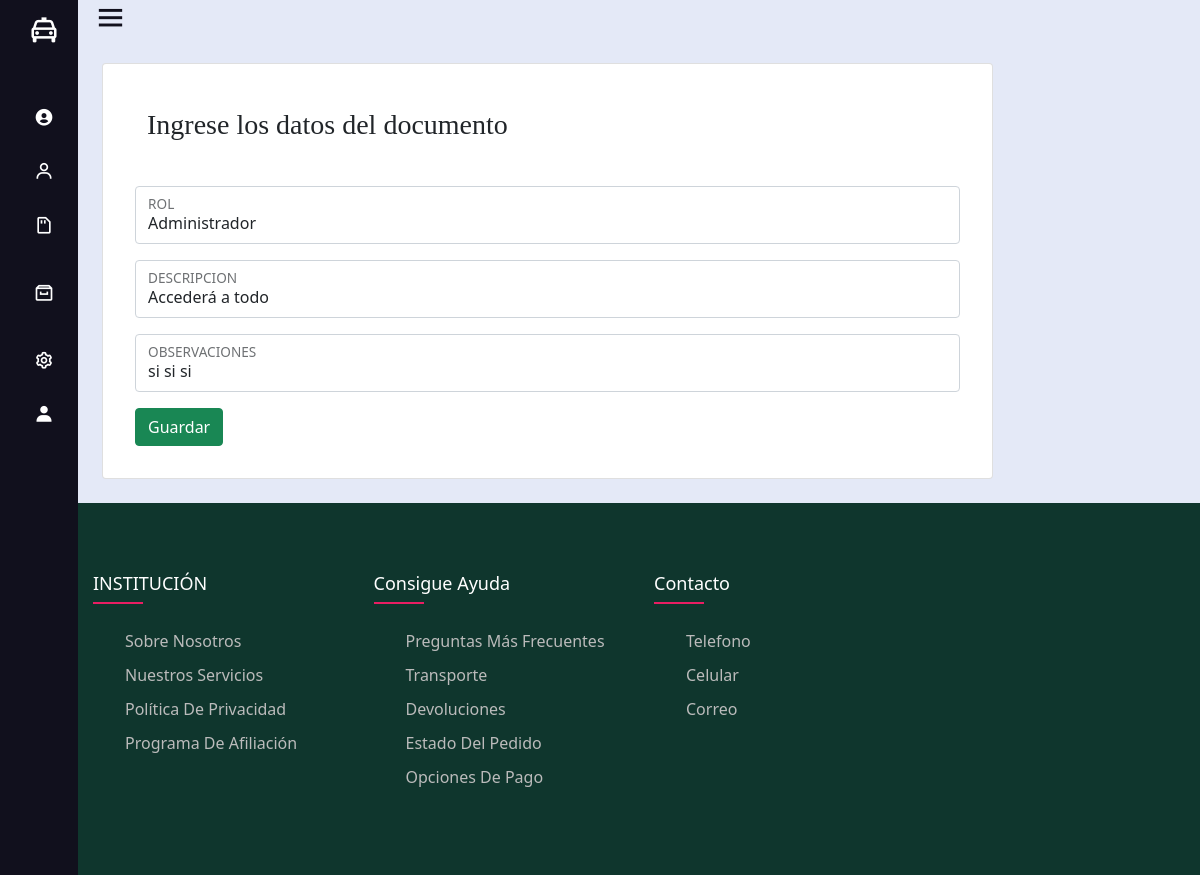
/mUserRol/edit/1 (signed in), run on the app's committed database.
### Aplicacion1/models.py (models this page shows, shortened)
class Muserrol(models.Model):
    id = models.AutoField(db_column='Id', primary_key=True)  # Field name made lowercase.
    rol = models.CharField(db_column='Rol', max_length=50)  # Field name made lowercase.
    descripcion = models.CharField(db_column='Descripcion', max_length=200, blank=True, null=True)  # Field name made lowercase.
    activo = models.IntegerField(db_column='Activo', blank=True, null=True)  # Field name made lowercase.
    estado = models.IntegerField(db_column='Estado')  # Field name made lowercase.
    obs = models.CharField(db_column='Obs', max_length=200, blank=True, null=True)  # Field name made lowercase.
    idusercrea = models.IntegerField(db_column='IdUserCrea', blank=True, null=True)  # Field name made lowercase.
    idusermodifica = models.IntegerField(db_column='IdUserModifica', blank=True, null=True)  # Field name made lowercase.
    fechacrea = models.DateTimeField(db_column='FechaCrea', blank=True, null=True)  # Field name made lowercase.
    fechamodifica = models.DateTimeField(db_column='FechaModifica', blank=True, null=True)  # Field name made lowercase.
    maqcrea = models.CharField(db_column='MaqCrea', max_length=50, blank=True, null=True)  # Field name made lowercase.
    maqmodifica = models.CharField(db_column='MaqModifica', max_length=50, blank=True, null=True)  # Field name made lowercase.
    class Meta:
        managed = True
        db_table = 'MUserRol'

### Aplicacion1/views.py (the view)
# urls.py: path('mUserRol/edit/<id>', views.editMUserRol, name = "editmUserRol"),
@login_required(login_url='signin')
def editMUserRol(request, id):
	MUserRol= Muserrol.objects.get(id=id)
	return render(request,'paginas/m_user_rol/add.html', {"MUserRol": MUserRol})

### Aplicacion1/templates/paginas/m_user_rol/add.html (shortened to what this page needs)
{% extends '../../layout.html' %}
{% block content %}
<div class="row">
    <div class="col-md-10">
        <div class="card p-3">
            <h3 class="title-card">Ingrese los datos del documento</h3>
            <div class="card-body">
                {% if MUserRol %}
                <form action="/mUserRol/modify/{{MUserRol.id}}" method="POST">{% csrf_token %}
                    <div class="form-floating mb-3">
                        <input type="text" class="form-control" name="rol" id="floatingInput" placeholder="ROL" value="{{MUserRol.rol}}">
                        <label for="floatingInput">ROL</label>
                    </div>
                    <div class="form-floating mb-3">
                        <input type="text" class="form-control" name="descripcion" id="floatingInput" placeholder="DESCRIPCION" value="{{MUserRol.descripcion}}">
                        <label for="floatingInput">DESCRIPCION</label>
                    </div>
                    <div class="form-floating mb-3">
                        <input type="text" class="form-control" name="obs" id="floatingInput" placeholder="OBSERVACIONES" value="{{MUserRol.obs}}">
                        <label for="floatingInput">OBSERVACIONES</label>
                    </div>
                    <div class="d-grip gap-2 d-md-flex   top-buffer">
                        <button class="btn btn-success">Guardar</button>
                    </div>
                </form>
                {% endif %}
            </div>
        </div>
    </div>
</div>
{% endblock %}

### ProyectoPNP/static/assets/css/style.css (style rules this page uses)
body { background-color: white; }
.title-card { font-family: 'Sahitya', serif; margin: 1em; }
.row { display: flex; flex-wrap: wrap; }

### data on the page
Muserrol: rol "Administrador", descripcion "Accederá a todo", obs "si si si"
